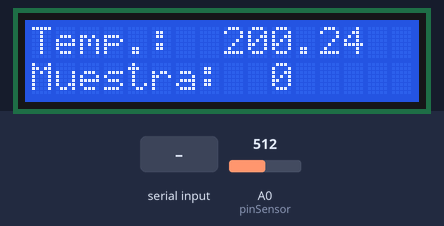
Bench run of a sketch on a simulated Arduino Uno, built with avr-gcc and run on an emulated ATmega328P. Parts: 16×2 character LCD. The inputs (shaded band) are chosen by the test bench; at power-on: A0 (pinSensor) = 512. EEPROM starts erased.

Above: at 4.7 s.
4.8 s: A0 (pinSensor) set to 716
At 5.4 s:
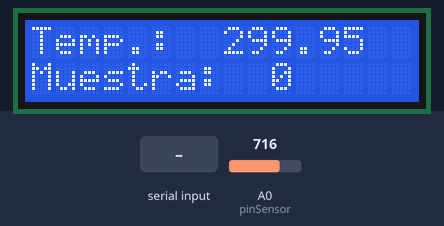
6.3 s: "w" received over Serial
At 7.1 s:
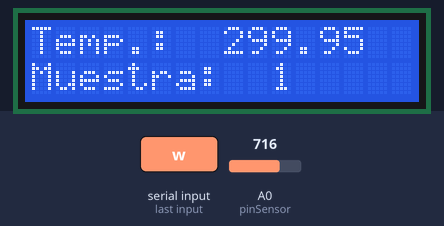
7.8 s: A0 (pinSensor) set to 900
At 8.9 s:
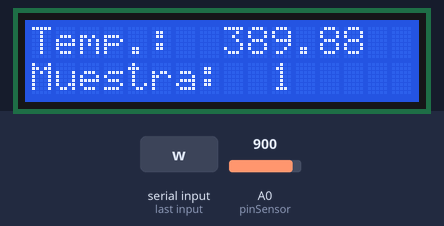
10.8 s: A0 (pinSensor) set to 1023
At 11.2 s:
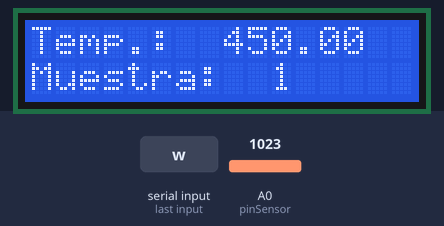
Timing chart, 0 to 13.3 s (numbered marks = the images above; inputs shaded):
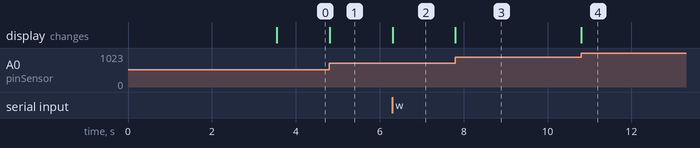

The sketch:

registroTemperaturaLCD.ino
```cpp
#include <EEPROM.h>
#include <LiquidCrystal.h>
#define RETARDO 1000

// Variables
// Inicializamos la libreria asociando los pines de la interfaz LCD
// con el numero de los pines de arduino
const int rs = 12, en = 11, d4 = 5, d5 = 4, d6 = 3, d7 = 2;
LiquidCrystal lcd(rs, en, d4, d5, d6, d7);
// Guarda la lecuta actual del puerto serie
char input;
// Almacena el numero de datos introducidos en la EEPROM
int n_datos = 0;
// Almacena la direccion del EEPROM
int eeAddress = 0;
// Pin analogico del sensor
int pinSensor = A0;
// Almacenar datos en la EEPROM
float f = 0.00f;
float temperatura = 0;
int valor;

void setup() {
  Serial.begin(9600);

  // Formateamos los valores de la EEPROM
  for (int i = 0 ; i < EEPROM.length() ; i++) {
    EEPROM.write(i, 0);
  }

  // Establecemos el numero de columnas y fila de la LCD
  lcd.begin(16, 2);
  // Borramos la pantalla
  lcd.clear();
  // Colocamos el cursor en la columna 0 de la fila 0 (la primera)
  lcd.setCursor(0,0);
  // Escribimos el mensaje comun a todas las salidas
  lcd.print("Temp.: ");
  // Pasamos a la columna 0 de la fila 1
  lcd.setCursor(0,1);
  // Escribimos de nuevo el mensaje que deseamos
  lcd.print("Muestra: ");
}

void loop() {
  // Realizamos la lectura del puerto serie
  input = Serial.read();

  // Leemos la temperatura actual
  valor = analogRead(A0);
  temperatura = (((valor*5.0)/1023)-0.5)/0.01;

  // Como antes, colocamos el cursor en la posicion deseada y escribimos la temperatura actual y el numero de datos almacenados hasta el momento
  lcd.setCursor(8,0);
  lcd.print(temperatura);
  lcd.setCursor(10,1);
  lcd.print(n_datos);

  switch(input){
    case 'r':
      for(int i=0; i < n_datos; i++){
        eeAddress = i*sizeof(float);
        EEPROM.get(eeAddress, f);
        Serial.print("Lectura ");
        Serial.print(i);
        Serial.print(":");
        Serial.println(f,3);
      }

      break;
    case 'w':
      eeAddress = n_datos*sizeof(float);

      if(n_datos < 128){
        // Introducimos la temperatura actual en la EEPROM
        EEPROM.put(eeAddress, temperatura);
        // Aumentamos el numero de datos
        n_datos++;
      }

      break;
    case 'b':
      for(int i=0; i < EEPROM.length(); i++){
        EEPROM.write(i, 0);
      }

      n_datos = 0;
  }

}
```

Measured:
- after the input at 4.8 s, the display: changes at once (image 1)
- after the input at 6.3 s, the display: changes at once (image 2)
- after the input at 7.8 s, the display: changes at once (image 3)
- after the input at 10.8 s, the display: changes at once (image 4)
